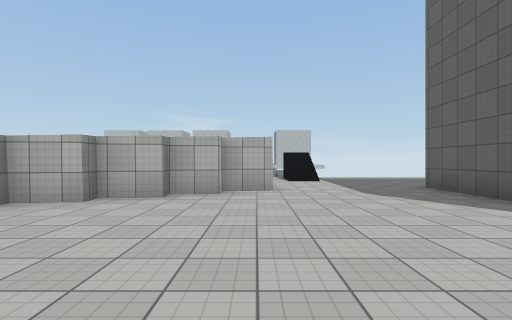
[1] (above)

19 first-person views from a walk through a Unity game level. The camera is 1.4 m above the floor, looks level and sees 85° across. The floor is counted in squares, 2 m on a side. Each view is taken from the middle of a square. On the plan, view 1 faces up. The plan holds only what a view shows up to about 9 squares ahead; the rest is blank. The place goes on beyond the plan. The player character is not drawn. Surface patterns are stand-ins for the level's own textures.

[2]
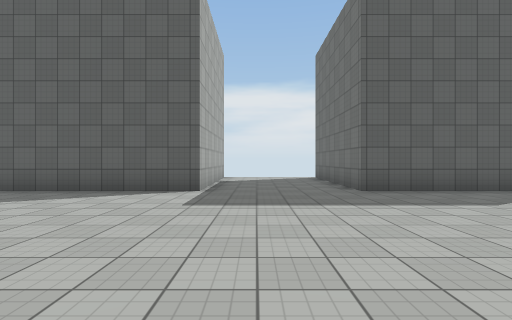

[3]
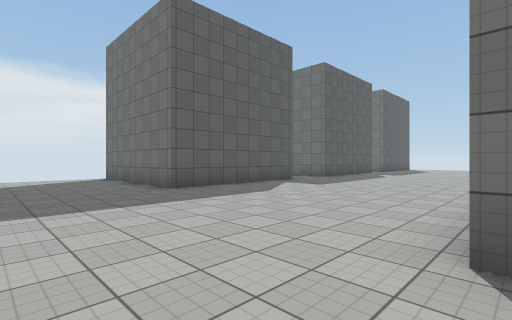

[4]
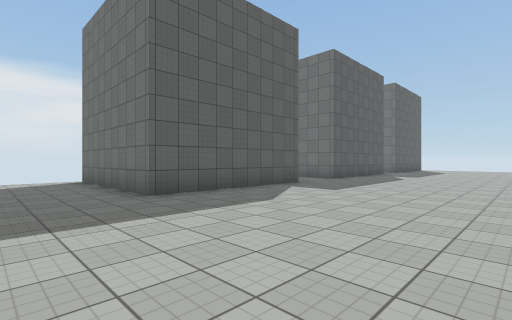

[5]
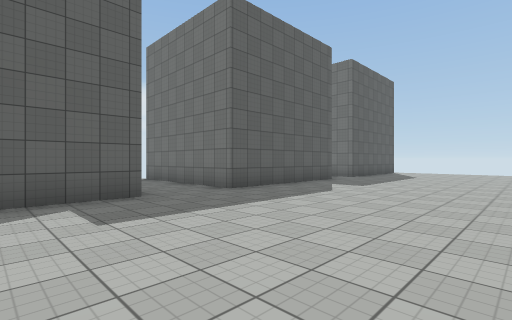

[6]
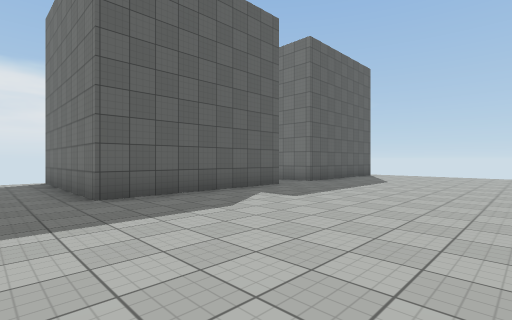

[7]
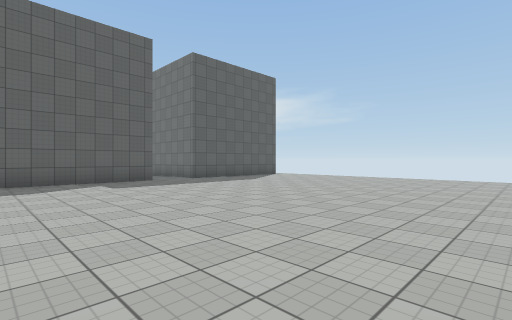

[8]
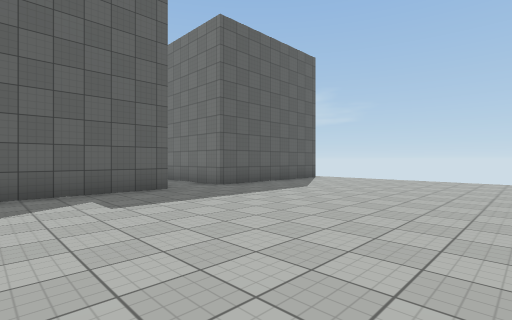

[9]
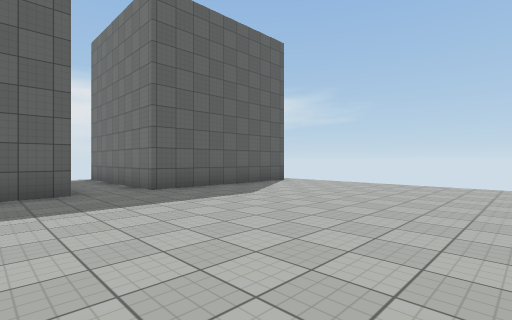

[10]
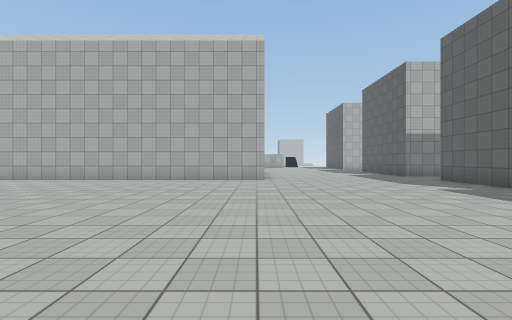

[11]
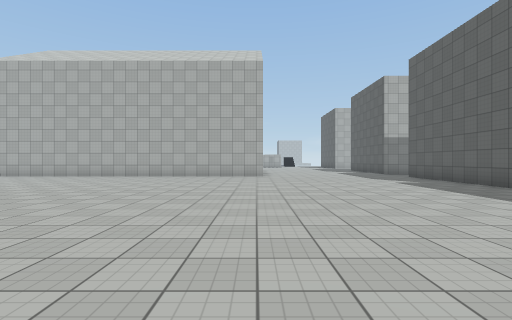

[12]
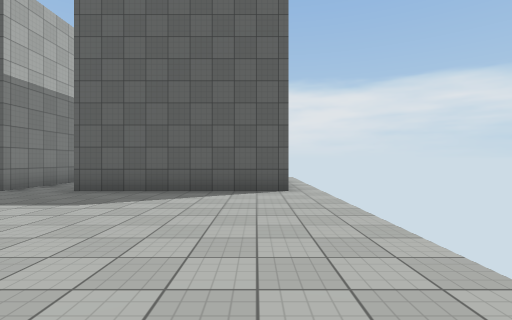

[13]
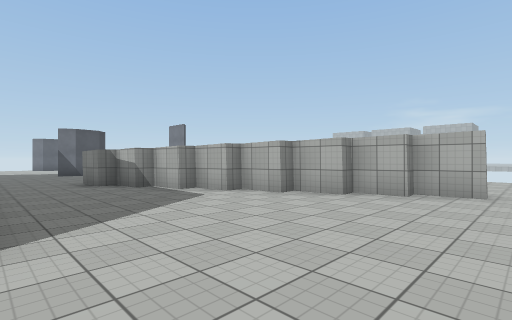

[14]
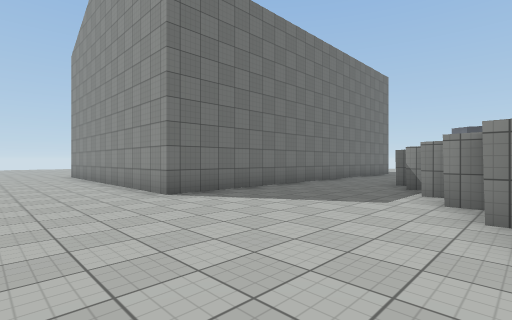

[15]
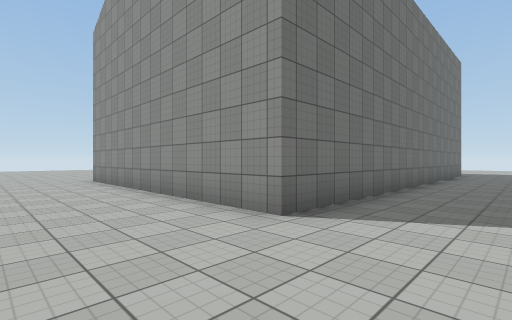

[16]
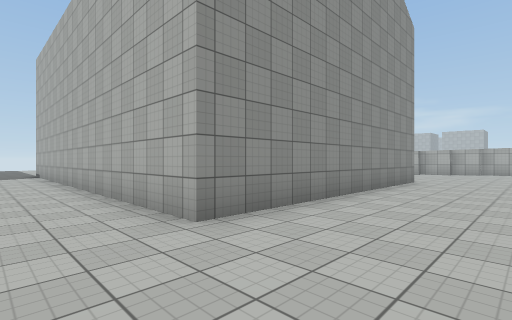

[17]
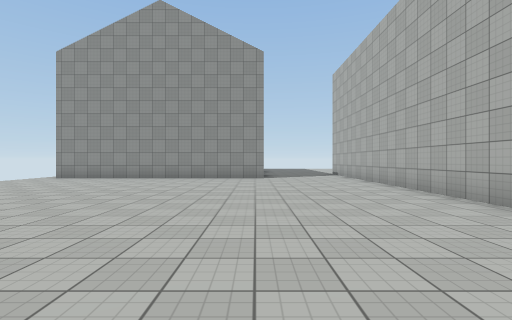

[18]
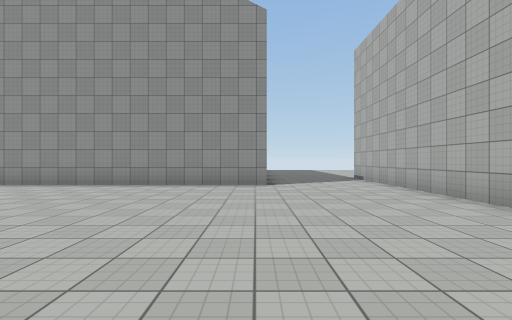

[19]
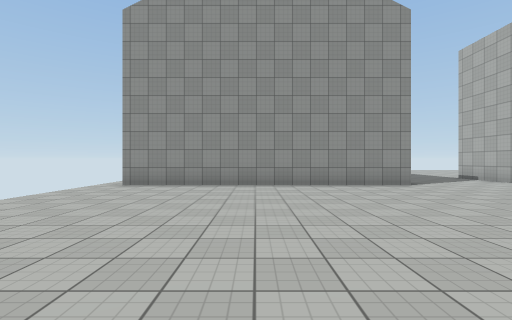

### Floor plan
Points are (right, up) in squares from view 1. A wall is a line through its corners. A room is listed if a view was taken in it or the views show most of it. See-through windows are left out.
Room 1 (views 1, 2, 3, 4, 5, 6, 7, 8, 9, 10, 11, 12, 13, 15, 16, 17, 18, 19)
walls: (4.3, -6.2) (4.3, -1.4) (9.1, -1.4); (6.7, -13.3) (4.3, -13.3) (4.3, -8.4) (9.1, -8.4); (-10.7, -11.6) (-10.8, -19.8); (-6.6, -0.2) (-1.7, -0.2) (-1.7, -8.2) (-9.5, -8.2); (4.3, -19.8) (4.3, -14.9) (7.7, -14.9); (-5.1, 3.4) (-6.2, 3.4) (-6.2, 2.8); (7, 2.3) (4.3, 2.3) (4.3, 5.4); (-0.7, 5.8) (-1.7, 5.7) (-1.7, 5.2) (-2.9, 5.1) (-2.9, 4.6) (-4, 4.5) (-4, 4) (-5.1, 3.9)
ways out: opening at (-10.3, -10) to room 2; opening at (-7, 1) to room 2; opening at (2, 5.6) to room 2
Room 2 (view 14)
walls: (-9.5, -0.2) (-6.6, -0.2); (-6.2, 2.8) (-7.2, 2.8) (-7.2, 2.3) (-8.4, 2.3); (-9.5, -8.2) (-12, -8.2); (0.5, 6.4) (-0.7, 6.3) (-0.7, 5.8); (4.3, 5.4) (4.3, 7.1)
ways out: opening at (-10.3, -10) to room 1; opening at (-7, 1) to room 1; opening at (2, 5.6) to room 1

Where each view was taken, in squares from view 1:
view 1: 0 up, 0 right, facing up
view 2: 1 up, 2 left, facing right
view 3: 2 up, 2 left, facing down-right
view 4: 1 up, 1 left, facing down-right
view 5: 4 down, 1 left, facing down-right
view 6: 7 down, 1 left, facing down-right
view 7: 9 down, 5 left, facing down-right
view 8: 10 down, 2 left, facing down-right
view 9: 12 down, 2 left, facing down-right
view 10: 18 down, 2 left, facing up
view 11: 20 down, 2 left, facing up
view 12: 19 down, 2 left, facing right
view 13: 0 up, 1 right, facing up-left
view 14: 5 up, 1 right, facing down-left
view 15: 2 up, 1 right, facing down-left
view 16: 10 down, 1 right, facing up-left
view 17: 12 down, 0 right, facing left
view 18: 12 down, 3 left, facing left
view 19: 16 down, 3 left, facing left
